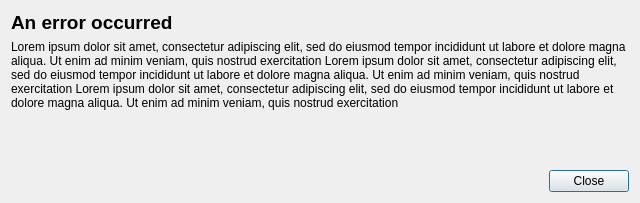
<?xml version="1.0" encoding="UTF-8"?>
<ui version="4.0">
 <class>Dialog</class>
 <widget class="QDialog" name="Dialog">
  <property name="geometry">
   <rect>
    <x>0</x>
    <y>0</y>
    <width>640</width>
    <height>203</height>
   </rect>
  </property>
  <property name="windowTitle">
   <string>pyPeer: An error occurred</string>
  </property>
  <layout class="QVBoxLayout" name="verticalLayout">
   <item alignment="Qt::AlignTop">
    <widget class="QLabel" name="label">
     <property name="font">
      <font>
       <pointsize>14</pointsize>
       <weight>75</weight>
       <bold>true</bold>
      </font>
     </property>
     <property name="text">
      <string>An error occurred</string>
     </property>
    </widget>
   </item>
   <item alignment="Qt::AlignTop">
    <widget class="QLabel" name="label_2">
     <property name="sizePolicy">
      <sizepolicy hsizetype="Preferred" vsizetype="Minimum">
       <horstretch>0</horstretch>
       <verstretch>0</verstretch>
      </sizepolicy>
     </property>
     <property name="text">
      <string>Lorem ipsum dolor sit amet, consectetur adipiscing elit, sed do eiusmod tempor incididunt ut labore et dolore magna aliqua. Ut enim ad minim veniam, quis nostrud exercitation Lorem ipsum dolor sit amet, consectetur adipiscing elit, sed do eiusmod tempor incididunt ut labore et dolore magna aliqua. Ut enim ad minim veniam, quis nostrud exercitation Lorem ipsum dolor sit amet, consectetur adipiscing elit, sed do eiusmod tempor incididunt ut labore et dolore magna aliqua. Ut enim ad minim veniam, quis nostrud exercitation</string>
     </property>
     <property name="textFormat">
      <enum>Qt::PlainText</enum>
     </property>
     <property name="scaledContents">
      <bool>false</bool>
     </property>
     <property name="wordWrap">
      <bool>true</bool>
     </property>
    </widget>
   </item>
   <item>
    <spacer name="verticalSpacer">
     <property name="orientation">
      <enum>Qt::Vertical</enum>
     </property>
     <property name="sizeHint" stdset="0">
      <size>
       <width>20</width>
       <height>40</height>
      </size>
     </property>
    </spacer>
   </item>
   <item>
    <layout class="QHBoxLayout" name="horizontalLayout">
     <item>
      <spacer name="horizontalSpacer">
       <property name="orientation">
        <enum>Qt::Horizontal</enum>
       </property>
       <property name="sizeHint" stdset="0">
        <size>
         <width>40</width>
         <height>20</height>
        </size>
       </property>
      </spacer>
     </item>
     <item>
      <widget class="QPushButton" name="pushButton">
       <property name="text">
        <string>Close</string>
       </property>
      </widget>
     </item>
    </layout>
   </item>
  </layout>
 </widget>
 <resources/>
 <connections/>
</ui>
